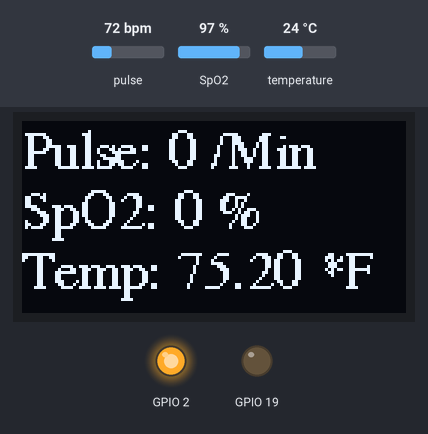
A program run on a simulated ESP32. Parts: 128×64 one-colour display, output pins drawn as LEDs (lit = HIGH). Inputs (shaded band) come from the test bench; at power-on: pulse 72 bpm, SpO2 97 %, temperature 24 °C. WiFi joins after 1.5 s; servers stay silent unless stated; storage starts empty; what the program prints to the serial monitor is not drawn.

Above: at 4.8 s.
4.9 s: pulse set to 42 bpm
At 7.2 s:
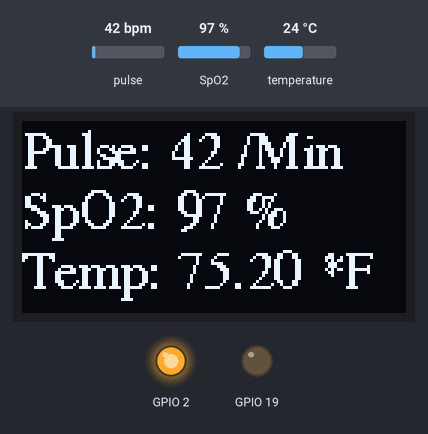
7.9 s: SpO2 set to 80 %
At 9.9 s:
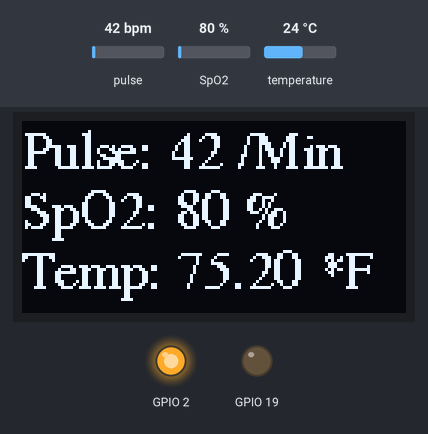
10.2 s: temperature set to 12 °C
At 11.6 s:
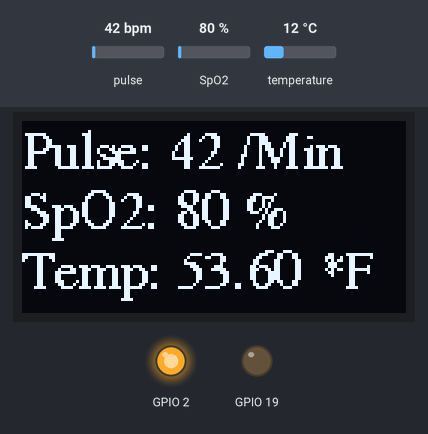
12.2 s: pulse set to 70 bpm
At 13.4 s:
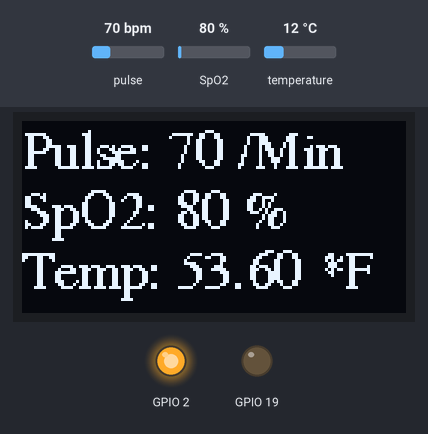
14.2 s: SpO2 set to 85 %
At 15.0 s:
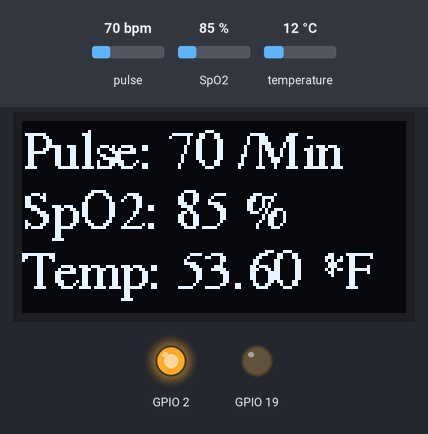
Timing chart, 0 to 17.2 s (numbered marks = the images above; inputs shaded):
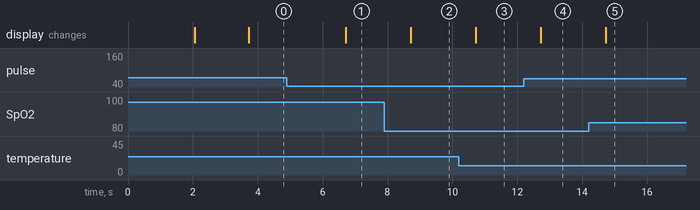

Measured:
- after the input at 4.9 s, the display: changes after 1.8 s (image 1)
- after the input at 7.9 s, the display: changes after 0.82 s (image 2)
- after the input at 10.2 s, the display: changes after 0.52 s (image 3)
- after the input at 12.2 s, the display: changes after 0.53 s (image 4)
- after the input at 14.2 s, the display: changes after 0.53 s (image 5)

The program:

main.cpp
```cpp
#include <Arduino.h>
#include <WiFi.h>
#include <WiFiManager.h>
#include <ESPAsyncWebServer.h>
#include "SPIFFS.h"
#include <Arduino_JSON.h>
#include <ESPmDNS.h>

//MAX30100_PulseOximeter Library
#include <MAX30100_PulseOximeter.h>

//BMP280 Libraries
#include <SPI.h>
#include <Adafruit_BMP280.h>

//OLED Display Libraries
#include <Adafruit_GFX.h>
#include <Adafruit_SSD1306.h>
#include <Fonts/FreeSerif9pt7b.h>

#define BMP280_ADDRESS 0x76
#define REPORTING_PERIOD_MS 1000

#define SCREEN_WIDTH 128  // OLED display width, in pixels
#define SCREEN_HEIGHT 64  // OLED display height, in pixels

const char* deviceName = "healthmonitor";

uint32_t tsLastReport = 0;

enum class SENSOR {
  HEART_RATE,
  SPO2,
  TEMPERATURE
};

// Define a struct
struct StSensorValue
{
  int pulseRate;
  int spO2;
  float temperatureF;
};

StSensorValue g_stSensorValue;

QueueHandle_t structQueue;
int queueSize = 10;

//Libraries Object Instantiation
Adafruit_BMP280 bmp;  // I2C
PulseOximeter pox;
// PulseOximeter pox;
Adafruit_SSD1306 display(SCREEN_WIDTH, SCREEN_HEIGHT, &Wire, -1);

// Create AsyncWebServer object on port 80
AsyncWebServer server(80);

// Create an Event Source on /events
AsyncEventSource events("/events");

// Initialise the Display
void initDisplay() {
  if (!display.begin(SSD1306_SWITCHCAPVCC, 0x3C)) {
    Serial.println("SSD1306 allocation failed");
    for (;;)
      ;
  }
  delay(2000);

  display.setTextColor(WHITE);
  display.setFont(&FreeSerif9pt7b);

  // Display the welcom message
  display.clearDisplay();
  display.setCursor(0, 15);  // Y Axis is Should be minimum 15
  display.print("  Welcome To\nHealth Monitoring System");
  display.display();
}

// Initialize WiFi
void initWiFi() {
  //connect to your local wi-fi network
  WiFiManager wm;

  bool res = wm.autoConnect("HMSWifiManager","12345678"); // password protected ap
  if(!res) {
    Serial.println("Failed to connect");
  }
}

// Initialize SPIFFS
void initSPIFFS() {
  if (!SPIFFS.begin()) {
    Serial.println("An error has occurred while mounting SPIFFS");
  } else {
    Serial.println("SPIFFS mounted successfully");
  }
}

void onBeatDetected() {
  Serial.println("Beat Detected!");
}

// Initialise the PulseOxymeter
void initPulseOxymeter() {
  pinMode(19, OUTPUT);
  delay(100);
  Serial.println("Initializing pulse oximeter..");
  if (!pox.begin()) {
    Serial.println("FAILED");
    for (;;);
  } else {
    Serial.println("SUCCESS");
    pox.setOnBeatDetectedCallback(onBeatDetected);
  }
  pox.setIRLedCurrent(MAX30100_LED_CURR_7_6MA);
}

// Initialise the BMP Temprature Sensor
void initBMPTempratureSensor() {
  Serial.println("Initializing temperature sensor..");
  unsigned int status = bmp.begin(BMP280_ADDRESS);
  if (!status) {
    Serial.println(F("Could not find a valid BMP280 sensor, check wiring or "
                     "try a different address!"));
    Serial.print("SensorID was: 0x");
    Serial.println(bmp.sensorID(), 16);
    Serial.println("   ID of 0xFF probably means a bad address, a BMP 180 or BMP 085");
    Serial.println("   ID of 0x56-0x58 represents a BMP 280,");
    Serial.println("        ID of 0x60 represents a BME 280.");
    Serial.println("        ID of 0x61 represents a BME 680.");
    //while (1) delay(10);
  }
  /* Default settings from the datasheet. */
  bmp.setSampling(Adafruit_BMP280::MODE_NORMAL,     /* Operating Mode. */
                  Adafruit_BMP280::SAMPLING_X2,     /* Temp. oversampling */
                  Adafruit_BMP280::SAMPLING_X16,    /* Pressure oversampling */
                  Adafruit_BMP280::FILTER_X16,      /* Filtering. */
                  Adafruit_BMP280::STANDBY_MS_500); /* Standby time. */
}


String getSensorReadings() {
  // Json Variable to Hold Sensor Readings
  JSONVar readings;
  readings["pulseRateValue"] = String(g_stSensorValue.pulseRate);
  readings["spo2Value"] = String(g_stSensorValue.spO2);
  readings["tempValue"] = String(g_stSensorValue.temperatureF);

  return JSON.stringify(readings);
}

void TaskShowDisplay(void *pvParameters)
{
  for( ;; )
  {
    StSensorValue stSensorValue;
    // Read structure elements from queue and check if data received successfully
    if (xQueueReceive(structQueue, &stSensorValue, portMAX_DELAY) == pdPASS)
    {
      printf("PulseRate: %i /Min\n", stSensorValue.pulseRate);
      printf("SpO2: %i %%\n\n", stSensorValue.spO2);
      printf("Temperature: %f *F\n", stSensorValue.temperatureF);
      printf("*********************************\n\n");

      display.clearDisplay();
      display.setCursor(0, 15);  // Y Axis is Should be minimum 15
      display.printf("Pulse: %i /Min\n", stSensorValue.pulseRate);
      display.setCursor(0, 35);
      display.printf("SpO2: %i %%\n", stSensorValue.spO2);
      display.setCursor(0, 55);
      display.printf("Temp: %.2f *F\n", stSensorValue.temperatureF);
      display.display();
    }
    vTaskDelay(1);
    // taskYIELD(); //terminate the task and inform schulder about it
  }
  // vTaskDelete( NULL );
}

void setup() {
  // Initialise the Serial
  Serial.begin(115200);

  // Initialise the Display
  initDisplay();

  // Initialize WiFi
  initWiFi();

  pinMode(2, OUTPUT);
  digitalWrite(2, HIGH);

  if (!MDNS.begin(deviceName)) {
    Serial.print("Error starting mDNS");
  }

  // Initialize SPIFFS
  initSPIFFS();

  // Initialise the PulseOxymeter
  initPulseOxymeter();

  // Initialise the BMP Temprature Sensor
  initBMPTempratureSensor();

  // Web Server Root URL
  server.on("/", HTTP_GET, [](AsyncWebServerRequest *request){
    request->send(SPIFFS, "/index.html", "text/html");
  });

  server.serveStatic("/", SPIFFS, "/");

  // Request for the latest sensor readings
  server.on("/readData", HTTP_GET, [](AsyncWebServerRequest *request){
    request->send(200, "application/json", getSensorReadings());
  });

  // Start server
  server.begin();

  // create Structure Queue
  structQueue = xQueueCreate(queueSize, sizeof(StSensorValue));
  if(structQueue == NULL)
  {
    Serial.println("Error creating the queue");
  }
  xTaskCreate(TaskShowDisplay,    /* Task function. */
              "ShowDisplay",      /* String with name of task. */
              10000,                    /* Stack size in words. */
              NULL,                     /* Parameter passed as input of the task */
              1,                        /* Priority of the task. */
              NULL                      /* Task handle. */
            );
}

void loop() {
  pox.update();
  g_stSensorValue.pulseRate = static_cast<int>(pox.getHeartRate());
  g_stSensorValue.spO2 = static_cast<int>(pox.getSpO2());
  g_stSensorValue.temperatureF = (bmp.readTemperature() * 9) / 5 + 32;

  if (millis() - tsLastReport > REPORTING_PERIOD_MS)
  {
    xQueueSend(structQueue, &g_stSensorValue, portMAX_DELAY); //write struct message to queue
    tsLastReport = millis();
  }

}
  
```
